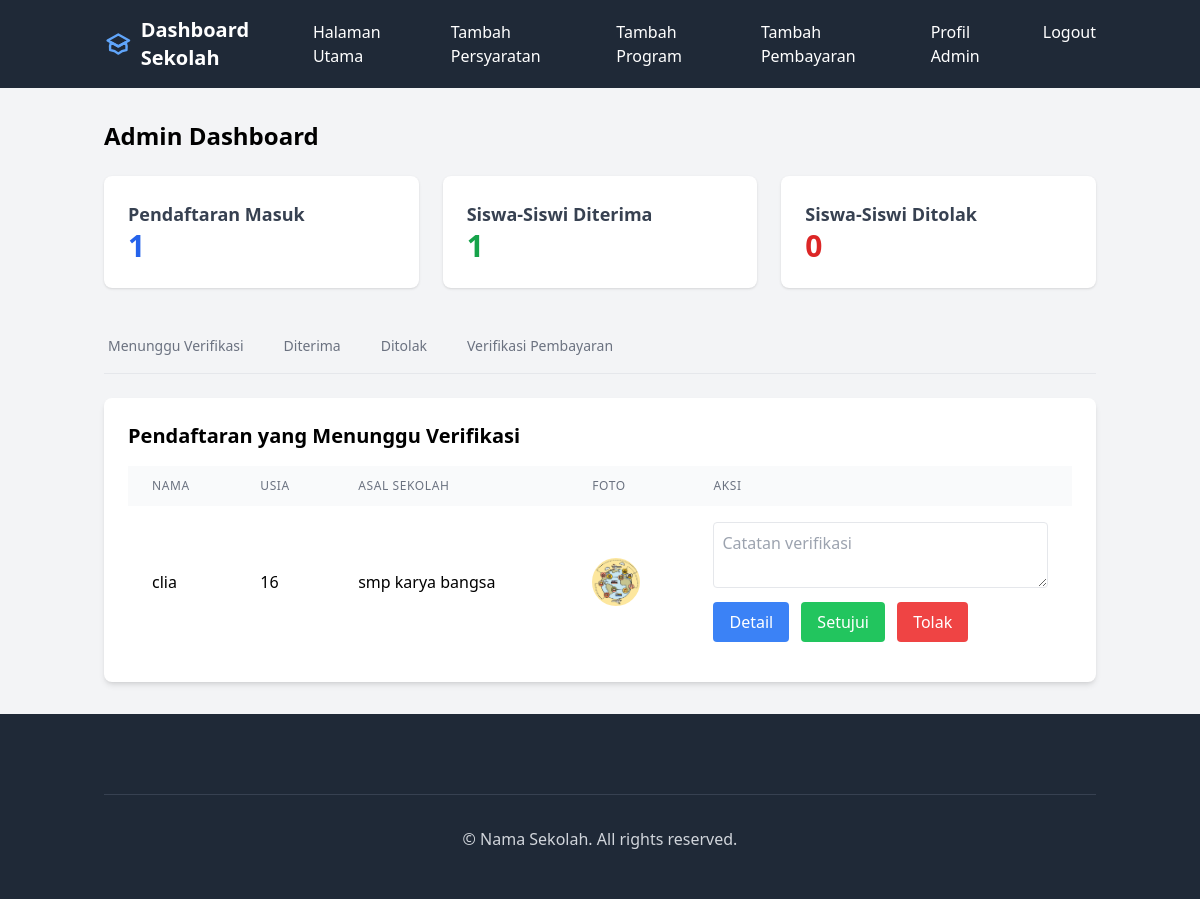
Page /admin/admin/dashboard (signed in) on the committed database.
### app/models.py (models this page shows, shortened)
class Form(db.Model):
    id = db.Column(db.Integer, primary_key=True)
    user_id = db.Column(db.Integer, db.ForeignKey('user.id'), nullable=False)
    student_name = db.Column(db.String(100), nullable=False)
    student_age = db.Column(db.Integer, nullable=False)
    student_email = db.Column(db.String(120), nullable=False)
    school_name = db.Column(db.String(100), nullable=False)
    image_path = db.Column(db.String(255), nullable=False)
    document_path = db.Column(db.String(255), nullable=False)
    status = db.Column(db.String(20), nullable=False, default='pending')
    verified_by = db.Column(db.Integer, db.ForeignKey('user.id'), nullable=True)
    verification_date = db.Column(db.DateTime, nullable=True)
    verification_note = db.Column(db.Text, nullable=True)
    is_verified = db.Column(db.Boolean, default=False)
    timestamp = db.Column(db.DateTime, default=datetime.utcnow)
    payment_status = db.Column(db.String(20), default='pending', nullable=False)
    payment_proof = db.Column(db.String(255), nullable=True)
    payment_uploaded_at = db.Column(db.DateTime, default=datetime.utcnow)
    payment_verified_at = db.Column(db.DateTime, nullable=True)
    payment_verified_by = db.Column(db.Integer, db.ForeignKey('user.id'), nullable=True)
    payment_note = db.Column(db.Text, nullable=True)
    payment_verifier = db.relationship('User',
        foreign_keys=[payment_verified_by],
        backref='verified_payments'
    )

### app/routes/admin.py (the view)
@admin_bp.route('admin/dashboard')
@login_required
@admin_required
def dashboard():
    pending_forms = Form.query.filter_by(status='pending').all()
    approved_forms = Form.query.filter_by(status='approved').order_by(Form.verification_date.desc()).all()
    rejected_forms = Form.query.filter_by(status='rejected').order_by(Form.verification_date.desc()).all()
    pending_payments = Form.query.filter_by(payment_status='pending_verification').all()
    verified_payments = Form.query.filter_by(payment_status='verified').all()
    rejected_payments = Form.query.filter_by(payment_status='rejected').all()
    pending_count = len(pending_forms)
    approved_count = len(approved_forms)
    rejected_count = len(rejected_forms)
    return render_template('parts/admindashboard.html',
                         pending_forms=pending_forms,
                         approved_forms=approved_forms,
                         rejected_forms=rejected_forms,
                         pending_payments=pending_payments,
                         verified_payments=verified_payments,
                         rejected_payments=rejected_payments,
                         pending_count=pending_count,
                         approved_count=approved_count,
                         rejected_count=rejected_count)

### app/routes/admin.py (called while the page is built)
def admin_required(f):
    @wraps(f)
    def decorated_function(*args, **kwargs):
        if not current_user.is_authenticated or current_user.role != UserRole.ADMIN.value:
            flash('Anda tidak memiliki akses ke halaman ini.', 'error')
            return redirect(url_for('index_bp.index'))
        return f(*args, **kwargs)
    return decorated_function

### app/templates/parts/admindashboard.html (shortened to what this page needs)
{% extends "adminbase.html" %}
{% block content %}
<div class="container mx-auto px-4 py-8">
    <h1 class="text-2xl font-bold mb-6">Admin Dashboard</h1>
    <div class="grid grid-cols-1 md:grid-cols-3 gap-6 mb-8">
        <div class="bg-white rounded-lg shadow p-6">
            <h3 class="text-lg font-semibold text-gray-700">Pendaftaran Masuk</h3>
            <p class="text-3xl font-bold text-blue-600">{{ pending_count }}</p>
        </div>
        <div class="bg-white rounded-lg shadow p-6">
            <h3 class="text-lg font-semibold text-gray-700">Siswa-Siswi Diterima</h3>
            <p class="text-3xl font-bold text-green-600">{{ approved_count }}</p>
        </div>
        <div class="bg-white rounded-lg shadow p-6">
            <h3 class="text-lg font-semibold text-gray-700">Siswa-Siswi Ditolak</h3>
            <p class="text-3xl font-bold text-red-600">{{ rejected_count }}</p>
        </div>
    </div>
    <div class="mb-6">
        <div class="border-b border-gray-200">
            <nav class="-mb-px flex space-x-8" aria-label="Tabs">
                <button onclick="showTab('pending')"
                        class="tab-button border-b-2 border-transparent px-1 py-4 text-sm font-medium text-gray-500 hover:border-gray-300 hover:text-gray-700">
                    Menunggu Verifikasi
                </button>
                <button onclick="showTab('approved')"
                        class="tab-button border-b-2 border-transparent px-1 py-4 text-sm font-medium text-gray-500 hover:border-gray-300 hover:text-gray-700">
                    Diterima
                </button>
                <button onclick="showTab('rejected')"
                        class="tab-button border-b-2 border-transparent px-1 py-4 text-sm font-medium text-gray-500 hover:border-gray-300 hover:text-gray-700">
                    Ditolak
                </button>
                <button onclick="showTab('payment')"
                        class="tab-button border-b-2 border-transparent px-1 py-4 text-sm font-medium text-gray-500 hover:border-gray-300 hover:text-gray-700">
                    Verifikasi Pembayaran
                </button>
            </nav>
        </div>
    </div>
    <div id="pending-tab" class="tab-content bg-white shadow-md rounded-lg p-6">
        <h2 class="text-xl font-semibold mb-4">Pendaftaran yang Menunggu Verifikasi</h2>
        {% if pending_forms %}
        <div class="overflow-x-auto">
            <table id="pendingTable" class="min-w-full table-auto display">
                <thead class="bg-gray-50">
                    <tr>
                        <th class="px-6 py-3 text-left text-xs font-medium text-gray-500 uppercase tracking-wider">Nama</th>
                        <th class="px-6 py-3 text-left text-xs font-medium text-gray-500 uppercase tracking-wider">Usia</th>
                        <th class="px-6 py-3 text-left text-xs font-medium text-gray-500 uppercase tracking-wider">Asal Sekolah</th>
                        <th class="px-6 py-3 text-left text-xs font-medium text-gray-500 uppercase tracking-wider">Foto</th>
                        <th class="px-6 py-3 text-left text-xs font-medium text-gray-500 uppercase tracking-wider">Aksi</th>
                    </tr>
                </thead>
                <tbody class="bg-white divide-y divide-gray-200">
                    {% for form in pending_forms %}
                    <tr>
                        <td class="px-6 py-4">{{ form.student_name }}</td>
                        <td class="px-6 py-4">{{ form.student_age }}</td>
                        <td class="px-6 py-4">{{ form.school_name }}</td>
                        <td class="px-6 py-4">
                            <img src="{{ url_for('static', filename='uploads/student_images/' + form.image_path) }}"
                                 alt="Student photo"
                                 class="h-12 w-12 rounded-full object-cover">
                        </td>
                        <td class="px-6 py-4">
                            <form action="{{ url_for('admin_bp.verify_form', form_id=form.id) }}" method="POST" class="space-y-2">
                                <textarea name="note" class="w-full p-2 border rounded" placeholder="Catatan verifikasi"></textarea>
                               <div class="space-x-2">
                                    <a href="{{ url_for('admin_bp.student_detail', form_id=form.id) }}"
                                       class="inline-block bg-blue-500 text-white px-4 py-2 rounded hover:bg-blue-600">
                                        Detail
                                    </a>
                                    <button type="submit" name="action" value="approve"
                                            class="bg-green-500 text-white px-4 py-2 rounded hover:bg-green-600">
                                        Setujui
                                    </button>
                                    <button type="submit" name="action" value="reject"
                                            class="bg-red-500 text-white px-4 py-2 rounded hover:bg-red-600">
                                        Tolak
                                    </button>
                                </div>
                            </form>
                        </td>
                    </tr>
                    {% endfor %}
                </tbody>
            </table>
        </div>
        {% else %}
        <p class="text-gray-500">Tidak ada pendaftaran yang menunggu verifikasi.</p>
        {% endif %}
    </div>
</div>
{% endblock %}

### rows in the picture
Form: student_name "clia", student_age "16", school_name "smp karya bangsa", image_path (picture)

### other values in the picture
{{ pending_count }} "1"
{{ approved_count }} "1"
{{ rejected_count }} "0"
